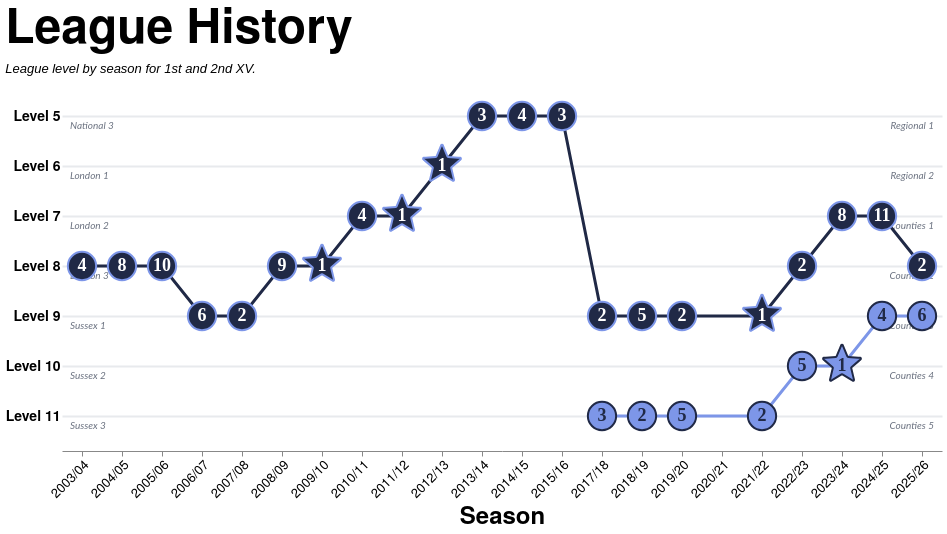

Vega-Lite specification for this chart:
### Vega-Lite specification from a JSON file in a GitHub repository (floating-point values rounded to 4 significant figures)
{"config": {"axis": {"labelFont": "PT Sans Narrow, Helvetica Neue, Helvetica, Arial, sans-serif", "titleFont": "PT Sans Narrow, Helvetica Neue, Helvetica, Arial, sans-serif", "labelFontSize": 13, "titleFontSize": 24, "gridColor": "#202947", "gridOpacity": 0.2, "zindex": 1}, "text": {"font": "Lato, sans-serif"}, "bar": {"cornerRadiusEnd": 5}, "header": {"labelFont": "PT Sans Narrow, Helvetica Neue, Helvetica, Arial, sans-serif", "titleFont": "PT Sans Narrow, Helvetica Neue, Helvetica, Arial, sans-serif", "labelFontSize": 24, "titleFontSize": 28, "labelFontWeight": "bold", "orient": "left"}, "legend": {"labelFont": "PT Sans Narrow, Helvetica Neue, Helvetica, Arial, sans-serif", "titleFont": "PT Sans Narrow, Helvetica Neue, Helvetica, Arial, sans-serif", "labelFontSize": 14, "titleFontSize": 16, "titlePadding": 5, "fillColor": "white", "strokeColor": "black", "padding": 10, "titleFontWeight": "lighter", "titleFontStyle": "italic", "titleColor": "gray", "offset": 10}, "title": {"font": "PT Sans Narrow, Helvetica Neue, Helvetica, Arial, sans-serif", "fontSize": 48, "fontWeight": "bold", "anchor": "start", "align": "center", "titlePadding": 20, "subtitlePadding": 10, "subtitleFontSize": 13, "subtitleColor": "", "subtitleFontStyle": "italic", "offset": 15, "color": "black"}, "axisX": {"labelAngle": 0}, "facet": {"title": null, "header": null, "align": {"row": "each", "column": "each"}, "spacing": 10}, "resolve": {"scale": {"y": "independent", "facet": "independent"}}, "background": "transparent", "scale": {"offsetBandPaddingOuter": 0.2, "offsetBandPaddingInner": 0.1}, "view": {"stroke": null, "background": "transparent"}}, "layer": [{"data": {"name": "data-38a009f06d43dde3a20108bd28301f4e"}, "mark": {"type": "text", "align": "left", "baseline": "middle", "color": "#6b7280", "dx": -12, "dy": 10, "fontSize": 10, "fontStyle": "italic", "opacity": 1.0}, "encoding": {"text": {"field": "historic", "type": "nominal"}, "x": {"field": "left_anchor", "sort": ["2003/04", "2004/05", "2005/06", "2006/07", "2007/08", "2008/09", "2009/10", "2010/11", "2011/12", "2012/13", "2013/14", "2014/15", "2015/16", "2017/18", "2018/19", "2019/20", "2020/21", "2021/22", "2022/23", "2023/24", "2024/25", "2025/26"], "type": "nominal"}, "y": {"field": "level", "type": "ordinal"}}}, {"data": {"name": "data-38a009f06d43dde3a20108bd28301f4e"}, "mark": {"type": "text", "align": "right", "baseline": "middle", "color": "#6b7280", "dx": 12, "dy": 10, "fontSize": 10, "fontStyle": "italic", "opacity": 1.0}, "encoding": {"text": {"field": "current", "type": "nominal"}, "x": {"field": "right_anchor", "sort": ["2003/04", "2004/05", "2005/06", "2006/07", "2007/08", "2008/09", "2009/10", "2010/11", "2011/12", "2012/13", "2013/14", "2014/15", "2015/16", "2017/18", "2018/19", "2019/20", "2020/21", "2021/22", "2022/23", "2023/24", "2024/25", "2025/26"], "type": "nominal"}, "y": {"field": "level", "type": "ordinal"}}}, {"data": {"name": "data-3835e57445c965af61edb2a9aee051dc"}, "mark": {"type": "line", "strokeWidth": 3}, "encoding": {"color": {"field": "squad", "legend": null, "scale": {"domain": ["1st", "2nd"], "range": ["#202946", "#7d96e8"]}, "type": "nominal"}, "tooltip": [{"field": "season", "title": "Season", "type": "nominal"}, {"field": "squad", "title": "Squad", "type": "nominal"}, {"field": "league", "title": "League", "type": "nominal"}, {"field": "level", "title": "Level", "type": "ordinal"}, {"field": "rank", "title": "Position", "type": "ordinal"}], "x": {"axis": {"labelAlign": "right", "labelAngle": -45, "offset": 10}, "field": "season", "scale": {"domain": ["2003/04", "2004/05", "2005/06", "2006/07", "2007/08", "2008/09", "2009/10", "2010/11", "2011/12", "2012/13", "2013/14", "2014/15", "2015/16", "2017/18", "2018/19", "2019/20", "2020/21", "2021/22", "2022/23", "2023/24", "2024/25", "2025/26"]}, "title": "Season", "type": "ordinal"}, "y": {"axis": {"domain": false, "grid": true, "gridColor": "#d1d5db", "gridOpacity": 0.5, "gridWidth": 2, "labelExpr": "'Level ' + datum.value", "labelFontSize": 14, "labelFontWeight": "bold", "ticks": false}, "field": "level", "title": null, "type": "ordinal"}}}, {"data": {"name": "data-3835e57445c965af61edb2a9aee051dc"}, "mark": {"type": "point", "filled": true, "opacity": 1, "size": 800, "strokeWidth": 2}, "encoding": {"color": {"field": "squad", "legend": null, "scale": {"domain": ["1st", "2nd"], "range": ["#202946", "#7d96e8"]}, "type": "nominal"}, "fill": {"field": "squad", "legend": null, "scale": {"domain": ["1st", "2nd"], "range": ["#202946", "#7d96e8"]}, "type": "nominal"}, "shape": {"field": "marker_shape", "legend": null, "scale": null, "type": "nominal"}, "stroke": {"condition": {"test": "datum.squad == '1st'", "value": "#7d96e8"}, "value": "#202946"}, "tooltip": [{"field": "season", "title": "Season", "type": "nominal"}, {"field": "squad", "title": "Squad", "type": "nominal"}, {"field": "league", "title": "League", "type": "nominal"}, {"field": "level", "title": "Level", "type": "ordinal"}, {"field": "rank", "title": "Position", "type": "ordinal"}], "x": {"axis": {"labelAlign": "right", "labelAngle": -45, "offset": 10}, "field": "season", "scale": {"domain": ["2003/04", "2004/05", "2005/06", "2006/07", "2007/08", "2008/09", "2009/10", "2010/11", "2011/12", "2012/13", "2013/14", "2014/15", "2015/16", "2017/18", "2018/19", "2019/20", "2020/21", "2021/22", "2022/23", "2023/24", "2024/25", "2025/26"]}, "title": "Season", "type": "ordinal"}, "y": {"axis": {"domain": false, "grid": true, "gridColor": "#d1d5db", "gridOpacity": 0.5, "gridWidth": 2, "labelExpr": "'Level ' + datum.value", "labelFontSize": 14, "labelFontWeight": "bold", "ticks": false}, "field": "level", "title": null, "type": "ordinal"}}}, {"data": {"name": "data-3835e57445c965af61edb2a9aee051dc"}, "mark": {"type": "text", "font": "PT Sans Narrow", "fontSize": 18, "fontWeight": "bold"}, "encoding": {"color": {"field": "rank_text_color", "legend": null, "scale": null, "type": "nominal"}, "text": {"field": "rank_label", "type": "nominal"}, "tooltip": [{"field": "season", "title": "Season", "type": "nominal"}, {"field": "squad", "title": "Squad", "type": "nominal"}, {"field": "league", "title": "League", "type": "nominal"}, {"field": "level", "title": "Level", "type": "ordinal"}, {"field": "rank", "title": "Position", "type": "ordinal"}], "x": {"axis": {"labelAlign": "right", "labelAngle": -45, "offset": 10}, "field": "season", "scale": {"domain": ["2003/04", "2004/05", "2005/06", "2006/07", "2007/08", "2008/09", "2009/10", "2010/11", "2011/12", "2012/13", "2013/14", "2014/15", "2015/16", "2017/18", "2018/19", "2019/20", "2020/21", "2021/22", "2022/23", "2023/24", "2024/25", "2025/26"]}, "title": "Season", "type": "ordinal"}, "y": {"axis": {"domain": false, "grid": true, "gridColor": "#d1d5db", "gridOpacity": 0.5, "gridWidth": 2, "labelExpr": "'Level ' + datum.value", "labelFontSize": 14, "labelFontWeight": "bold", "ticks": false}, "field": "level", "title": null, "type": "ordinal"}}}], "height": {"step": 50}, "resolve": {"scale": {"color": "independent"}}, "title": {"text": "League History", "subtitle": "League level by season for 1st and 2nd XV."}, "width": {"step": 40}, "$schema": "https://vega.github.io/schema/vega-lite/v5.20.1.json", "datasets": {"data-38a009f06d43dde3a20108bd28301f4e": [{"level": 5, "historic": "National 3", "current": "Regional 1", "left_anchor": "2003/04", "right_anchor": "2025/26"}, {"level": 6, "historic": "London 1", "current": "Regional 2", "left_anchor": "2003/04", "right_anchor": "2025/26"}, {"level": 7, "historic": "London 2", "current": "Counties 1", "left_anchor": "2003/04", "right_anchor": "2025/26"}, {"level": 8, "historic": "London 3", "current": "Counties 2", "left_anchor": "2003/04", "right_anchor": "2025/26"}, {"level": 9, "historic": "Sussex 1", "current": "Counties 3", "left_anchor": "2003/04", "right_anchor": "2025/26"}, {"level": 10, "historic": "Sussex 2", "current": "Counties 4", "left_anchor": "2003/04", "right_anchor": "2025/26"}, {"level": 11, "historic": "Sussex 3", "current": "Counties 5", "left_anchor": "2003/04", "right_anchor": "2025/26"}], "data-3835e57445c965af61edb2a9aee051dc": [{"season": "2003/04", "season_start_year": 2003, "squad": "1st", "league": "London 4 South East", "level": 8, "rank": 4, "marker_shape": "circle", "rank_label": "4", "rank_text_color": "#ffffff"}, {"season": "2004/05", "season_start_year": 2004, "squad": "1st", "league": "London 4 South East", "level": 8, "rank": 8, "marker_shape": "circle", "rank_label": "8", "rank_text_color": "#ffffff"}, {"season": "2005/06", "season_start_year": 2005, "squad": "1st", "league": "London 4 South East", "level": 8, "rank": 10, "marker_shape": "circle", "rank_label": "10", "rank_text_color": "#ffffff"}, {"season": "2006/07", "season_start_year": 2006, "squad": "1st", "league": "Sussex 1", "level": 9, "rank": 6, "marker_shape": "circle", "rank_label": "6", "rank_text_color": "#ffffff"}, {"season": "2007/08", "season_start_year": 2007, "squad": "1st", "league": "Sussex 1", "level": 9, "rank": 2, "marker_shape": "circle", "rank_label": "2", "rank_text_color": "#ffffff"}, {"season": "2008/09", "season_start_year": 2008, "squad": "1st", "league": "London 4 South East", "level": 8, "rank": 9, "marker_shape": "circle", "rank_label": "9", "rank_text_color": "#ffffff"}, {"season": "2009/10", "season_start_year": 2009, "squad": "1st", "league": "London 3 South East", "level": 8, "rank": 1, "marker_shape": "M-.1041-1.3497-.0786-1.4111-.0554-1.4668C-.0349-1.5161.0349-1.5161.0554-1.4668L.0786-1.4111.1041-1.3497.1083-1.3396.3827-.6799C.3913-.6591.4109-.645.4333-.6432L1.1455-.5861 1.1563-.5852 1.2226-.5799 1.2828-.5751C1.336-.5708 1.3576-.5044 1.317-.4697L1.2712-.4304 1.2207-.3871 1.2124-.3801.6698.0847C.6527.0994.6453.1223.6505.1442L.8162.8392.8188.8498.8342.9145.8482.9732C.8606 1.0251.8041 1.0661.7586 1.0383L.7071 1.0069.6503.9722.641.9665.0313.5941C.0121.5824-.0121.5824-.0313.5941L-.641.9665-.6503.9722-.707 1.0069-.7585 1.0383C-.8041 1.0661-.8606 1.0251-.8482.9732L-.8342.9145-.8187.8498-.8162.8392-.6504.1442C-.6452.1223-.6527.0994-.6698.0847L-1.2124-.3801-1.2206-.3871-1.2712-.4304-1.317-.4697C-1.3575-.5044-1.336-.5708-1.2828-.5751L-1.2226-.5799-1.1563-.5852-1.1454-.5861-.4333-.6432C-.4108-.645-.3913-.6592-.3827-.6799L-.1083-1.3396-.1041-1.3497Z", "rank_label": "1", "rank_text_color": "#ffffff"}, {"season": "2010/11", "season_start_year": 2010, "squad": "1st", "league": "London 2 South East", "level": 7, "rank": 4, "marker_shape": "circle", "rank_label": "4", "rank_text_color": "#ffffff"}, {"season": "2011/12", "season_start_year": 2011, "squad": "1st", "league": "London 2 South East", "level": 7, "rank": 1, "marker_shape": "M-.1041-1.3497-.0786-1.4111-.0554-1.4668C-.0349-1.5161.0349-1.5161.0554-1.4668L.0786-1.4111.1041-1.3497.1083-1.3396.3827-.6799C.3913-.6591.4109-.645.4333-.6432L1.1455-.5861 1.1563-.5852 1.2226-.5799 1.2828-.5751C1.336-.5708 1.3576-.5044 1.317-.4697L1.2712-.4304 1.2207-.3871 1.2124-.3801.6698.0847C.6527.0994.6453.1223.6505.1442L.8162.8392.8188.8498.8342.9145.8482.9732C.8606 1.0251.8041 1.0661.7586 1.0383L.7071 1.0069.6503.9722.641.9665.0313.5941C.0121.5824-.0121.5824-.0313.5941L-.641.9665-.6503.9722-.707 1.0069-.7585 1.0383C-.8041 1.0661-.8606 1.0251-.8482.9732L-.8342.9145-.8187.8498-.8162.8392-.6504.1442C-.6452.1223-.6527.0994-.6698.0847L-1.2124-.3801-1.2206-.3871-1.2712-.4304-1.317-.4697C-1.3575-.5044-1.336-.5708-1.2828-.5751L-1.2226-.5799-1.1563-.5852-1.1454-.5861-.4333-.6432C-.4108-.645-.3913-.6592-.3827-.6799L-.1083-1.3396-.1041-1.3497Z", "rank_label": "1", "rank_text_color": "#ffffff"}, {"season": "2012/13", "season_start_year": 2012, "squad": "1st", "league": "London 1 South", "level": 6, "rank": 1, "marker_shape": "M-.1041-1.3497-.0786-1.4111-.0554-1.4668C-.0349-1.5161.0349-1.5161.0554-1.4668L.0786-1.4111.1041-1.3497.1083-1.3396.3827-.6799C.3913-.6591.4109-.645.4333-.6432L1.1455-.5861 1.1563-.5852 1.2226-.5799 1.2828-.5751C1.336-.5708 1.3576-.5044 1.317-.4697L1.2712-.4304 1.2207-.3871 1.2124-.3801.6698.0847C.6527.0994.6453.1223.6505.1442L.8162.8392.8188.8498.8342.9145.8482.9732C.8606 1.0251.8041 1.0661.7586 1.0383L.7071 1.0069.6503.9722.641.9665.0313.5941C.0121.5824-.0121.5824-.0313.5941L-.641.9665-.6503.9722-.707 1.0069-.7585 1.0383C-.8041 1.0661-.8606 1.0251-.8482.9732L-.8342.9145-.8187.8498-.8162.8392-.6504.1442C-.6452.1223-.6527.0994-.6698.0847L-1.2124-.3801-1.2206-.3871-1.2712-.4304-1.317-.4697C-1.3575-.5044-1.336-.5708-1.2828-.5751L-1.2226-.5799-1.1563-.5852-1.1454-.5861-.4333-.6432C-.4108-.645-.3913-.6592-.3827-.6799L-.1083-1.3396-.1041-1.3497Z", "rank_label": "1", "rank_text_color": "#ffffff"}, {"season": "2013/14", "season_start_year": 2013, "squad": "1st", "league": "National League 3 London & SE", "level": 5, "rank": 3, "marker_shape": "circle", "rank_label": "3", "rank_text_color": "#ffffff"}, {"season": "2014/15", "season_start_year": 2014, "squad": "1st", "league": "National League 3 London & SE", "level": 5, "rank": 4, "marker_shape": "circle", "rank_label": "4", "rank_text_color": "#ffffff"}, {"season": "2015/16", "season_start_year": 2015, "squad": "1st", "league": "National League 3 London & SE", "level": 5, "rank": 3, "marker_shape": "circle", "rank_label": "3", "rank_text_color": "#ffffff"}, {"season": "2017/18", "season_start_year": 2017, "squad": "1st", "league": "Harvey's of Sussex 1", "level": 9, "rank": 2, "marker_shape": "circle", "rank_label": "2", "rank_text_color": "#ffffff"}, {"season": "2017/18", "season_start_year": 2017, "squad": "2nd", "league": "Sussex 3 \"Forwards Choice\"", "level": 11, "rank": 3, "marker_shape": "circle", "rank_label": "3", "rank_text_color": "#202946"}, {"season": "2018/19", "season_start_year": 2018, "squad": "1st", "league": "Harvey's of Sussex 1", "level": 9, "rank": 5, "marker_shape": "circle", "rank_label": "5", "rank_text_color": "#ffffff"}, {"season": "2018/19", "season_start_year": 2018, "squad": "2nd", "league": "Sussex 3 East \"Bonfire Boy\"", "level": 11, "rank": 2, "marker_shape": "circle", "rank_label": "2", "rank_text_color": "#202946"}, {"season": "2019/20", "season_start_year": 2019, "squad": "1st", "league": "Harvey's of Sussex 1", "level": 9, "rank": 2, "marker_shape": "circle", "rank_label": "2", "rank_text_color": "#ffffff"}, {"season": "2019/20", "season_start_year": 2019, "squad": "2nd", "league": "Sussex 3 East", "level": 11, "rank": 5, "marker_shape": "circle", "rank_label": "5", "rank_text_color": "#202946"}, {"season": "2021/22", "season_start_year": 2021, "squad": "1st", "league": "Harvey's of Sussex 1", "level": 9, "rank": 1, "marker_shape": "M-.1041-1.3497-.0786-1.4111-.0554-1.4668C-.0349-1.5161.0349-1.5161.0554-1.4668L.0786-1.4111.1041-1.3497.1083-1.3396.3827-.6799C.3913-.6591.4109-.645.4333-.6432L1.1455-.5861 1.1563-.5852 1.2226-.5799 1.2828-.5751C1.336-.5708 1.3576-.5044 1.317-.4697L1.2712-.4304 1.2207-.3871 1.2124-.3801.6698.0847C.6527.0994.6453.1223.6505.1442L.8162.8392.8188.8498.8342.9145.8482.9732C.8606 1.0251.8041 1.0661.7586 1.0383L.7071 1.0069.6503.9722.641.9665.0313.5941C.0121.5824-.0121.5824-.0313.5941L-.641.9665-.6503.9722-.707 1.0069-.7585 1.0383C-.8041 1.0661-.8606 1.0251-.8482.9732L-.8342.9145-.8187.8498-.8162.8392-.6504.1442C-.6452.1223-.6527.0994-.6698.0847L-1.2124-.3801-1.2206-.3871-1.2712-.4304-1.317-.4697C-1.3575-.5044-1.336-.5708-1.2828-.5751L-1.2226-.5799-1.1563-.5852-1.1454-.5861-.4333-.6432C-.4108-.645-.3913-.6592-.3827-.6799L-.1083-1.3396-.1041-1.3497Z", "rank_label": "1", "rank_text_color": "#ffffff"}, {"season": "2021/22", "season_start_year": 2021, "squad": "2nd", "league": "Harvey's Olympia Sussex 3 Central", "level": 11, "rank": 2, "marker_shape": "circle", "rank_label": "2", "rank_text_color": "#202946"}, {"season": "2022/23", "season_start_year": 2022, "squad": "1st", "league": "Counties 2 Sussex", "level": 8, "rank": 2, "marker_shape": "circle", "rank_label": "2", "rank_text_color": "#ffffff"}, {"season": "2022/23", "season_start_year": 2022, "squad": "2nd", "league": "Harvey's Wharf IPA Counties 4 Sussex", "level": 10, "rank": 5, "marker_shape": "circle", "rank_label": "5", "rank_text_color": "#202946"}, {"season": "2023/24", "season_start_year": 2023, "squad": "1st", "league": "Counties 1 Surrey/Sussex", "level": 7, "rank": 8, "marker_shape": "circle", "rank_label": "8", "rank_text_color": "#ffffff"}, {"season": "2023/24", "season_start_year": 2023, "squad": "2nd", "league": "Harvey's Wharf IPA Counties 4 Sussex East", "level": 10, "rank": 1, "marker_shape": "M-.1041-1.3497-.0786-1.4111-.0554-1.4668C-.0349-1.5161.0349-1.5161.0554-1.4668L.0786-1.4111.1041-1.3497.1083-1.3396.3827-.6799C.3913-.6591.4109-.645.4333-.6432L1.1455-.5861 1.1563-.5852 1.2226-.5799 1.2828-.5751C1.336-.5708 1.3576-.5044 1.317-.4697L1.2712-.4304 1.2207-.3871 1.2124-.3801.6698.0847C.6527.0994.6453.1223.6505.1442L.8162.8392.8188.8498.8342.9145.8482.9732C.8606 1.0251.8041 1.0661.7586 1.0383L.7071 1.0069.6503.9722.641.9665.0313.5941C.0121.5824-.0121.5824-.0313.5941L-.641.9665-.6503.9722-.707 1.0069-.7585 1.0383C-.8041 1.0661-.8606 1.0251-.8482.9732L-.8342.9145-.8187.8498-.8162.8392-.6504.1442C-.6452.1223-.6527.0994-.6698.0847L-1.2124-.3801-1.2206-.3871-1.2712-.4304-1.317-.4697C-1.3575-.5044-1.336-.5708-1.2828-.5751L-1.2226-.5799-1.1563-.5852-1.1454-.5861-.4333-.6432C-.4108-.645-.3913-.6592-.3827-.6799L-.1083-1.3396-.1041-1.3497Z", "rank_label": "1", "rank_text_color": "#202946"}, {"season": "2024/25", "season_start_year": 2024, "squad": "1st", "league": "Counties 1 Surrey/Sussex", "level": 7, "rank": 11, "marker_shape": "circle", "rank_label": "11", "rank_text_color": "#ffffff"}, {"season": "2024/25", "season_start_year": 2024, "squad": "2nd", "league": "Harvey's Brewery Counties 3 Sussex", "level": 9, "rank": 4, "marker_shape": "circle", "rank_label": "4", "rank_text_color": "#202946"}, {"season": "2025/26", "season_start_year": 2025, "squad": "1st", "league": "Counties 2 Sussex", "level": 8, "rank": 2, "marker_shape": "circle", "rank_label": "2", "rank_text_color": "#ffffff"}, {"season": "2025/26", "season_start_year": 2025, "squad": "2nd", "league": "Harvey's Brewery Counties 3 Sussex", "level": 9, "rank": 6, "marker_shape": "circle", "rank_label": "6", "rank_text_color": "#202946"}]}}
